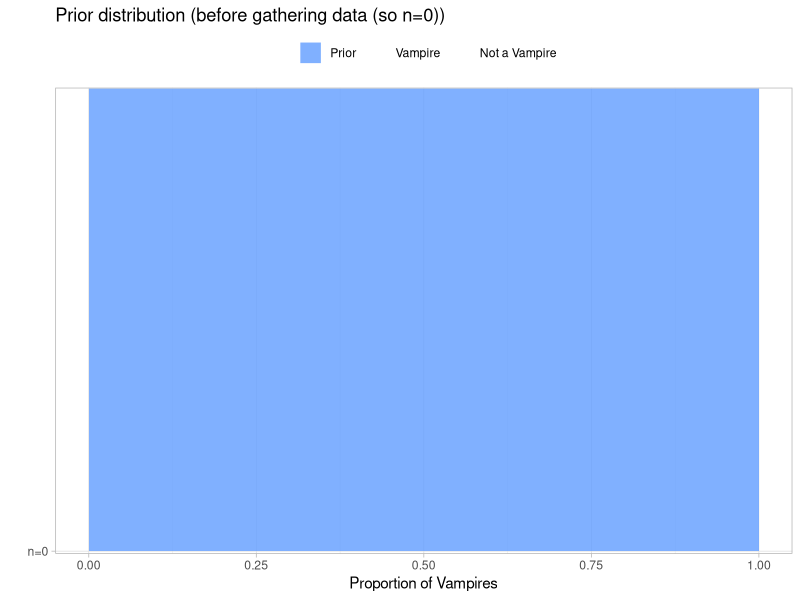
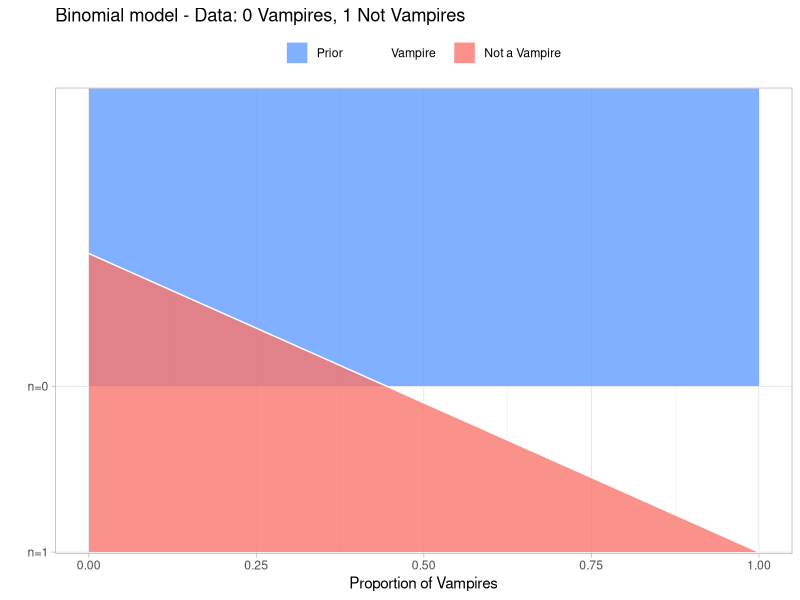
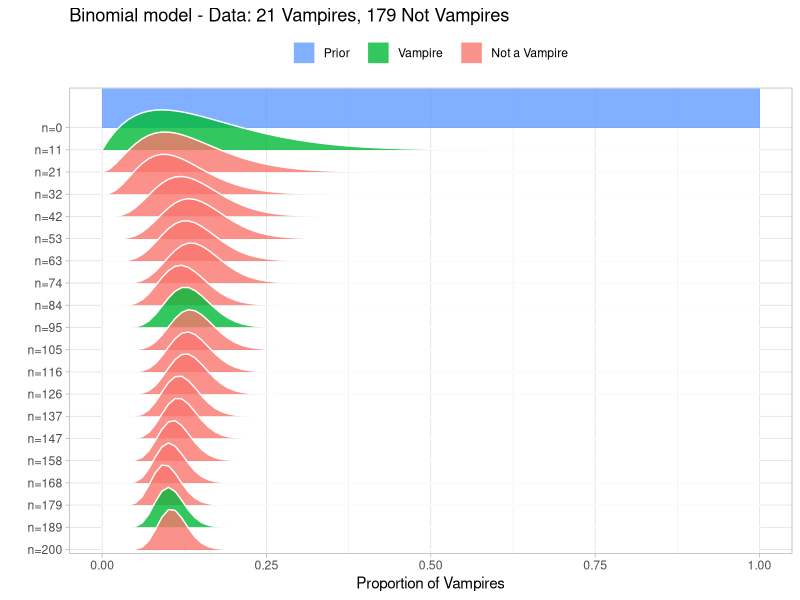
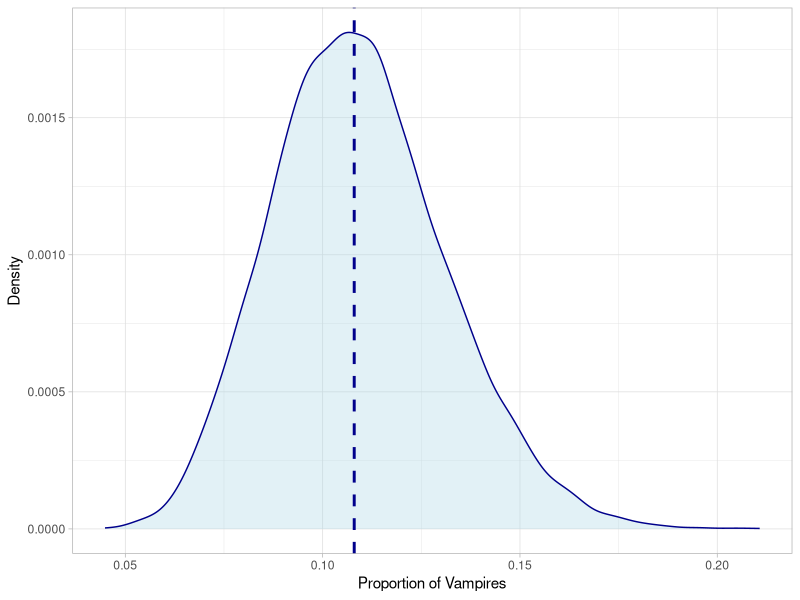

R code for these plots, in order:
## ---- chunk 1
library(tidyverse)
## ---- chunk 2
set.seed(1975)

Vamp_data_weinig <- sample(c(TRUE, FALSE), prob = c(0.14, 0.86),
                   size = 20, replace = TRUE)
n_draws = 10000
prior_prop = c(1, 1)
library(tidyverse)
data <- as.logical(Vamp_data_weinig)
data_indices <- round(seq(0, length(data), length.out = min(length(data) + 1, 20)))
proportion_success <- c(0, seq(0, 1, length.out = 100), 1)
dens_curves <- map_dfr(data_indices, function(i) {
    value <- ifelse(i == 0, "Prior", ifelse(data[i], "Vampire", "Not a Vampire"))
    label <- paste0("n=", i)
    probability <- dbeta(proportion_success,
                         prior_prop[1] + sum(data[seq_len(i)]),
                         prior_prop[2] + sum(!data[seq_len(i)]))
    probability <- probability / max(probability)
    data_frame(value, label, proportion_success, probability)
  })

dens_curves$label <- fct_rev(factor(dens_curves$label, levels =  paste0("n=", data_indices )))

dens_curves$value <- factor(dens_curves$value, levels = c("Prior", "Vampire", "Not a Vampire"))

library(purrr)

dens_curves0 <- dens_curves %>% filter(value == "Prior") 

p <- ggplot(dens_curves0, aes(x = proportion_success, y = label,
                               height = probability, fill = value)) 
p +
    ggridges::geom_density_ridges(stat="identity", color = "white", alpha = 0.8,
                                  panel_scaling = TRUE, size = 1) +
    scale_y_discrete("", expand = c(0.01, 0)) +
    scale_x_continuous("Proportion of Vampires") +
    scale_fill_manual(values = hcl(120 * 2:0 + 15, 100, 65), name = "", drop = FALSE) +
    ggtitle(paste0(
      "Prior distribution (before gathering data (so n=0))")) +
    theme_light() +
    theme(legend.position = "top")
## ---- chunk 3

set.seed(1975)

Vamp_data_vol <- sample(c(TRUE, FALSE), prob = c(0.14, 0.86),
                   size = 200, replace = TRUE)

set.seed(1975)

Vamp_data_weinig <- sample(c(TRUE, FALSE), prob = c(0.14, 0.86),
                   size = 20, replace = TRUE)

set.seed(1975)

Vamp_data_zeerweinig <- sample(c(TRUE, FALSE), prob = c(0.14, 0.86),
                   size = 1, replace = TRUE)

prop_model <- function(data = c(), prior_prop = c(1, 1), n_draws = 10000) {
  library(tidyverse)
  data <- as.logical(data)
  # data_indices decides what densities to plot between the prior and the posterior
  # For 20 datapoints and less we're plotting all of them.
  data_indices <- round(seq(0, length(data), length.out = min(length(data) + 1, 20)))
  
  # dens_curves will be a data frame with the x & y coordinates for the 
  # denities to plot where x = proportion_success and y = probability
  proportion_success <- c(0, seq(0, 1, length.out = 100), 1)
  dens_curves <- map_dfr(data_indices, function(i) {
    value <- ifelse(i == 0, "Prior", ifelse(data[i], "Vampire", "Not a Vampire"))
    label <- paste0("n=", i)
    probability <- dbeta(proportion_success,
                         prior_prop[1] + sum(data[seq_len(i)]),
                         prior_prop[2] + sum(!data[seq_len(i)]))
    probability <- probability / max(probability)
    data_frame(value, label, proportion_success, probability)
  })
  # Turning label and value into factors with the right ordering for the plot
  dens_curves$label <- fct_rev(factor(dens_curves$label, levels =  paste0("n=", data_indices )))
  dens_curves$value <- factor(dens_curves$value, levels = c("Prior", "Vampire", "Not a Vampire"))
  
  p <- ggplot(dens_curves, aes(x = proportion_success, y = label,
                               height = probability, fill = value)) +
    ggridges::geom_density_ridges(stat="identity", color = "white", alpha = 0.8,
                                  panel_scaling = TRUE, size = 1) +
    scale_y_discrete("", expand = c(0.01, 0)) +
    scale_x_continuous("Proportion of Vampires") +
    scale_fill_manual(values = hcl(120 * 2:0 + 15, 100, 65), name = "", drop = FALSE,
                      labels =  c("Prior   ", "Vampire   ", "Not a Vampire   ")) +
    ggtitle(paste0(
      "Binomial model - Data: ", sum(data),  " Vampires, " , sum(!data), " Not Vampires")) +
    theme_light() +
    theme(legend.position = "top")
  print(p)
  
  # Returning a sample from the posterior distribution that can be further 
  # manipulated and inspected
  posterior_sample <- rbeta(n_draws, prior_prop[1] + sum(data), prior_prop[2] + sum(!data))
  invisible(posterior_sample)
}
prop_model(Vamp_data_zeerweinig)
## ---- chunk 4
Vamp_Posterior <- prop_model(Vamp_data_vol)
## ---- chunk 5
Vamp_Posterior <- data.frame(Vamp_Posterior)
Vamp_Posterior$density_p <- pbinom(Vamp_Posterior$Vamp_Posterior,200,prob = c(0.14, 0.86))
p <- ggplot(Vamp_Posterior, aes(x = Vamp_Posterior)) 
p + geom_density(aes(y = ..density..*(1/10000)),color="darkblue", fill="lightblue",alpha=0.35)+
    theme_light() +
    theme(legend.position = "top") +
    scale_x_continuous("Proportion of Vampires") +
    scale_y_continuous("Density") +
    geom_vline(aes(xintercept=median(Vamp_Posterior)),
            color="darkblue", linetype="dashed", size=1)
## ---- chunk 6
quantile(Vamp_Posterior$Vamp_Posterior,c(0.05, 0.95))
